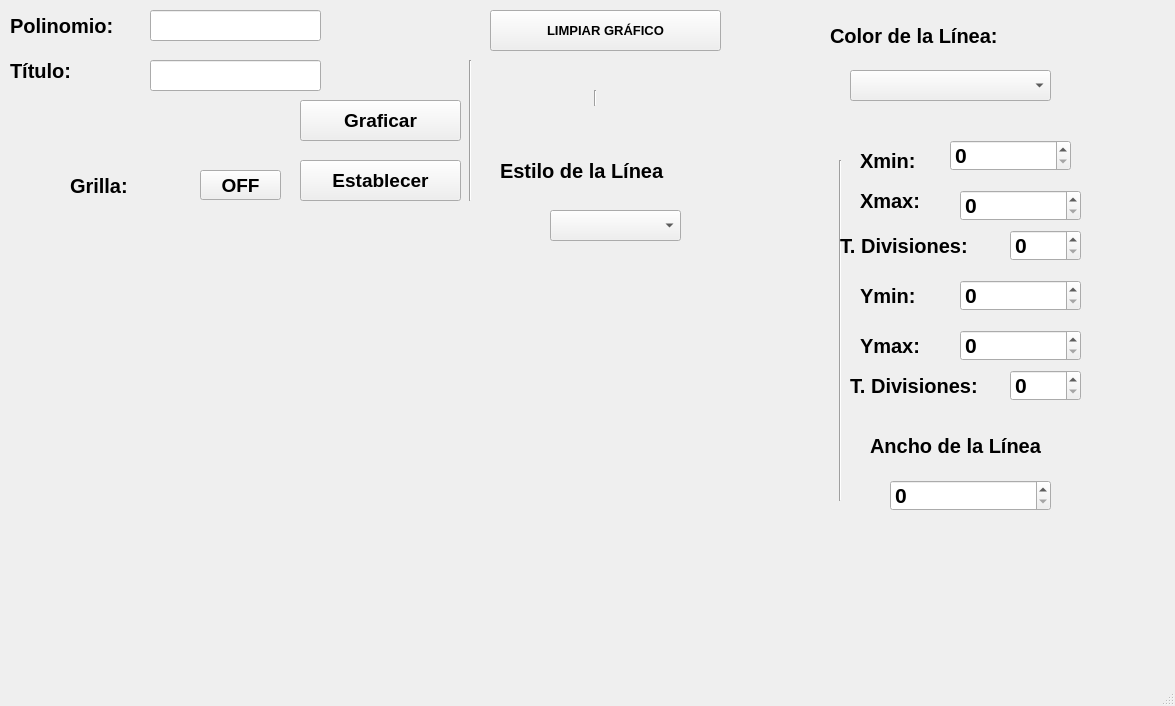
<?xml version="1.0" encoding="UTF-8"?>
<ui version="4.0">
 <class>MainWindow</class>
 <widget class="QMainWindow" name="MainWindow">
  <property name="geometry">
   <rect>
    <x>0</x>
    <y>0</y>
    <width>1175</width>
    <height>706</height>
   </rect>
  </property>
  <property name="windowTitle">
   <string>MainWindow</string>
  </property>
  <widget class="QWidget" name="centralwidget">
   <widget class="QPushButton" name="btn_graficar">
    <property name="geometry">
     <rect>
      <x>300</x>
      <y>100</y>
      <width>161</width>
      <height>41</height>
     </rect>
    </property>
    <property name="font">
     <font>
      <pointsize>14</pointsize>
      <weight>75</weight>
      <bold>true</bold>
     </font>
    </property>
    <property name="text">
     <string>Graficar</string>
    </property>
   </widget>
   <widget class="QLabel" name="label">
    <property name="geometry">
     <rect>
      <x>10</x>
      <y>10</y>
      <width>141</width>
      <height>31</height>
     </rect>
    </property>
    <property name="font">
     <font>
      <pointsize>15</pointsize>
      <weight>75</weight>
      <bold>true</bold>
     </font>
    </property>
    <property name="text">
     <string>Polinomio: </string>
    </property>
   </widget>
   <widget class="QLineEdit" name="txt_polinomio">
    <property name="geometry">
     <rect>
      <x>150</x>
      <y>10</y>
      <width>171</width>
      <height>31</height>
     </rect>
    </property>
    <property name="alignment">
     <set>Qt::AlignCenter</set>
    </property>
   </widget>
   <widget class="QLabel" name="label_2">
    <property name="geometry">
     <rect>
      <x>10</x>
      <y>60</y>
      <width>111</width>
      <height>21</height>
     </rect>
    </property>
    <property name="font">
     <font>
      <pointsize>15</pointsize>
      <weight>75</weight>
      <bold>true</bold>
     </font>
    </property>
    <property name="text">
     <string>Título: </string>
    </property>
   </widget>
   <widget class="QLineEdit" name="txt_titulo">
    <property name="geometry">
     <rect>
      <x>150</x>
      <y>60</y>
      <width>171</width>
      <height>31</height>
     </rect>
    </property>
    <property name="alignment">
     <set>Qt::AlignCenter</set>
    </property>
   </widget>
   <widget class="QPushButton" name="btn_titulo">
    <property name="geometry">
     <rect>
      <x>300</x>
      <y>160</y>
      <width>161</width>
      <height>41</height>
     </rect>
    </property>
    <property name="font">
     <font>
      <pointsize>14</pointsize>
      <weight>75</weight>
      <bold>true</bold>
     </font>
    </property>
    <property name="text">
     <string>Establecer</string>
    </property>
   </widget>
   <widget class="QLabel" name="label_3">
    <property name="geometry">
     <rect>
      <x>70</x>
      <y>170</y>
      <width>121</width>
      <height>31</height>
     </rect>
    </property>
    <property name="font">
     <font>
      <pointsize>15</pointsize>
      <weight>75</weight>
      <bold>true</bold>
     </font>
    </property>
    <property name="text">
     <string>Grilla: </string>
    </property>
   </widget>
   <widget class="QPushButton" name="btn_grilla">
    <property name="geometry">
     <rect>
      <x>200</x>
      <y>170</y>
      <width>81</width>
      <height>30</height>
     </rect>
    </property>
    <property name="font">
     <font>
      <pointsize>14</pointsize>
      <weight>75</weight>
      <bold>true</bold>
     </font>
    </property>
    <property name="text">
     <string>OFF</string>
    </property>
   </widget>
   <widget class="QWidget" name="verticalLayoutWidget">
    <property name="geometry">
     <rect>
      <x>40</x>
      <y>260</y>
      <width>781</width>
      <height>321</height>
     </rect>
    </property>
    <layout class="QVBoxLayout" name="verticalLayout"/>
   </widget>
   <widget class="QPushButton" name="btn_limpiar">
    <property name="geometry">
     <rect>
      <x>490</x>
      <y>10</y>
      <width>231</width>
      <height>41</height>
     </rect>
    </property>
    <property name="font">
     <font>
      <pointsize>10</pointsize>
      <weight>75</weight>
      <bold>true</bold>
     </font>
    </property>
    <property name="text">
     <string>LIMPIAR GRÁFICO</string>
    </property>
   </widget>
   <widget class="Line" name="line">
    <property name="geometry">
     <rect>
      <x>530</x>
      <y>90</y>
      <width>131</width>
      <height>16</height>
     </rect>
    </property>
    <property name="orientation">
     <enum>Qt::Vertical</enum>
    </property>
   </widget>
   <widget class="Line" name="line_2">
    <property name="geometry">
     <rect>
      <x>460</x>
      <y>60</y>
      <width>20</width>
      <height>141</height>
     </rect>
    </property>
    <property name="orientation">
     <enum>Qt::Vertical</enum>
    </property>
   </widget>
   <widget class="QLabel" name="label_5">
    <property name="geometry">
     <rect>
      <x>500</x>
      <y>160</y>
      <width>231</width>
      <height>21</height>
     </rect>
    </property>
    <property name="font">
     <font>
      <pointsize>15</pointsize>
      <weight>75</weight>
      <bold>true</bold>
     </font>
    </property>
    <property name="text">
     <string>Estilo de la Línea</string>
    </property>
   </widget>
   <widget class="QLabel" name="label_6">
    <property name="geometry">
     <rect>
      <x>830</x>
      <y>20</y>
      <width>261</width>
      <height>31</height>
     </rect>
    </property>
    <property name="font">
     <font>
      <pointsize>15</pointsize>
      <weight>75</weight>
      <bold>true</bold>
     </font>
    </property>
    <property name="text">
     <string>Color de la Línea:</string>
    </property>
   </widget>
   <widget class="QLabel" name="label_7">
    <property name="geometry">
     <rect>
      <x>870</x>
      <y>430</y>
      <width>241</width>
      <height>31</height>
     </rect>
    </property>
    <property name="font">
     <font>
      <pointsize>15</pointsize>
      <weight>75</weight>
      <bold>true</bold>
     </font>
    </property>
    <property name="text">
     <string>Ancho de la Línea </string>
    </property>
   </widget>
   <widget class="QComboBox" name="cb_estiloLinea">
    <property name="geometry">
     <rect>
      <x>550</x>
      <y>210</y>
      <width>131</width>
      <height>31</height>
     </rect>
    </property>
    <property name="font">
     <font>
      <pointsize>16</pointsize>
      <weight>75</weight>
      <bold>true</bold>
     </font>
    </property>
   </widget>
   <widget class="QComboBox" name="cb_ColorLinea">
    <property name="geometry">
     <rect>
      <x>850</x>
      <y>70</y>
      <width>201</width>
      <height>31</height>
     </rect>
    </property>
    <property name="font">
     <font>
      <pointsize>16</pointsize>
      <weight>75</weight>
      <bold>true</bold>
     </font>
    </property>
   </widget>
   <widget class="QSpinBox" name="sp_anchoLinea">
    <property name="geometry">
     <rect>
      <x>890</x>
      <y>480</y>
      <width>161</width>
      <height>31</height>
     </rect>
    </property>
    <property name="font">
     <font>
      <pointsize>16</pointsize>
      <weight>75</weight>
      <bold>true</bold>
     </font>
    </property>
   </widget>
   <widget class="Line" name="line_3">
    <property name="geometry">
     <rect>
      <x>830</x>
      <y>160</y>
      <width>20</width>
      <height>341</height>
     </rect>
    </property>
    <property name="orientation">
     <enum>Qt::Vertical</enum>
    </property>
   </widget>
   <widget class="QLabel" name="label_8">
    <property name="geometry">
     <rect>
      <x>860</x>
      <y>150</y>
      <width>71</width>
      <height>21</height>
     </rect>
    </property>
    <property name="font">
     <font>
      <pointsize>15</pointsize>
      <weight>75</weight>
      <bold>true</bold>
     </font>
    </property>
    <property name="text">
     <string>Xmin:</string>
    </property>
   </widget>
   <widget class="QLabel" name="label_9">
    <property name="geometry">
     <rect>
      <x>860</x>
      <y>180</y>
      <width>81</width>
      <height>41</height>
     </rect>
    </property>
    <property name="font">
     <font>
      <pointsize>15</pointsize>
      <weight>75</weight>
      <bold>true</bold>
     </font>
    </property>
    <property name="text">
     <string>Xmax:</string>
    </property>
   </widget>
   <widget class="QLabel" name="label_12">
    <property name="geometry">
     <rect>
      <x>840</x>
      <y>230</y>
      <width>161</width>
      <height>31</height>
     </rect>
    </property>
    <property name="font">
     <font>
      <pointsize>15</pointsize>
      <weight>75</weight>
      <bold>true</bold>
     </font>
    </property>
    <property name="text">
     <string>T. Divisiones: </string>
    </property>
   </widget>
   <widget class="QSpinBox" name="sp_Xmin">
    <property name="geometry">
     <rect>
      <x>950</x>
      <y>140</y>
      <width>121</width>
      <height>31</height>
     </rect>
    </property>
    <property name="font">
     <font>
      <pointsize>16</pointsize>
      <weight>75</weight>
      <bold>true</bold>
     </font>
    </property>
   </widget>
   <widget class="QSpinBox" name="sp_Xmax">
    <property name="geometry">
     <rect>
      <x>960</x>
      <y>190</y>
      <width>121</width>
      <height>31</height>
     </rect>
    </property>
    <property name="font">
     <font>
      <pointsize>16</pointsize>
      <weight>75</weight>
      <bold>true</bold>
     </font>
    </property>
   </widget>
   <widget class="QSpinBox" name="sp_divisionesX">
    <property name="geometry">
     <rect>
      <x>1010</x>
      <y>230</y>
      <width>71</width>
      <height>31</height>
     </rect>
    </property>
    <property name="font">
     <font>
      <pointsize>16</pointsize>
      <weight>75</weight>
      <bold>true</bold>
     </font>
    </property>
   </widget>
   <widget class="QSpinBox" name="sp_divisionesY">
    <property name="geometry">
     <rect>
      <x>1010</x>
      <y>370</y>
      <width>71</width>
      <height>31</height>
     </rect>
    </property>
    <property name="font">
     <font>
      <pointsize>16</pointsize>
      <weight>75</weight>
      <bold>true</bold>
     </font>
    </property>
   </widget>
   <widget class="QSpinBox" name="sp_Ymin">
    <property name="geometry">
     <rect>
      <x>960</x>
      <y>280</y>
      <width>121</width>
      <height>31</height>
     </rect>
    </property>
    <property name="font">
     <font>
      <pointsize>16</pointsize>
      <weight>75</weight>
      <bold>true</bold>
     </font>
    </property>
   </widget>
   <widget class="QSpinBox" name="sp_Ymax">
    <property name="geometry">
     <rect>
      <x>960</x>
      <y>330</y>
      <width>121</width>
      <height>31</height>
     </rect>
    </property>
    <property name="font">
     <font>
      <pointsize>16</pointsize>
      <weight>75</weight>
      <bold>true</bold>
     </font>
    </property>
   </widget>
   <widget class="QLabel" name="label_10">
    <property name="geometry">
     <rect>
      <x>860</x>
      <y>330</y>
      <width>81</width>
      <height>31</height>
     </rect>
    </property>
    <property name="font">
     <font>
      <pointsize>15</pointsize>
      <weight>75</weight>
      <bold>true</bold>
     </font>
    </property>
    <property name="text">
     <string>Ymax:</string>
    </property>
   </widget>
   <widget class="QLabel" name="label_11">
    <property name="geometry">
     <rect>
      <x>860</x>
      <y>280</y>
      <width>81</width>
      <height>31</height>
     </rect>
    </property>
    <property name="font">
     <font>
      <pointsize>15</pointsize>
      <weight>75</weight>
      <bold>true</bold>
     </font>
    </property>
    <property name="text">
     <string>Ymin:</string>
    </property>
   </widget>
   <widget class="QLabel" name="label_13">
    <property name="geometry">
     <rect>
      <x>850</x>
      <y>370</y>
      <width>161</width>
      <height>31</height>
     </rect>
    </property>
    <property name="font">
     <font>
      <pointsize>15</pointsize>
      <weight>75</weight>
      <bold>true</bold>
     </font>
    </property>
    <property name="text">
     <string>T. Divisiones: </string>
    </property>
   </widget>
  </widget>
  <widget class="QMenuBar" name="menubar">
   <property name="geometry">
    <rect>
     <x>0</x>
     <y>0</y>
     <width>1175</width>
     <height>26</height>
    </rect>
   </property>
  </widget>
  <widget class="QStatusBar" name="statusbar"/>
 </widget>
 <resources/>
 <connections/>
</ui>
